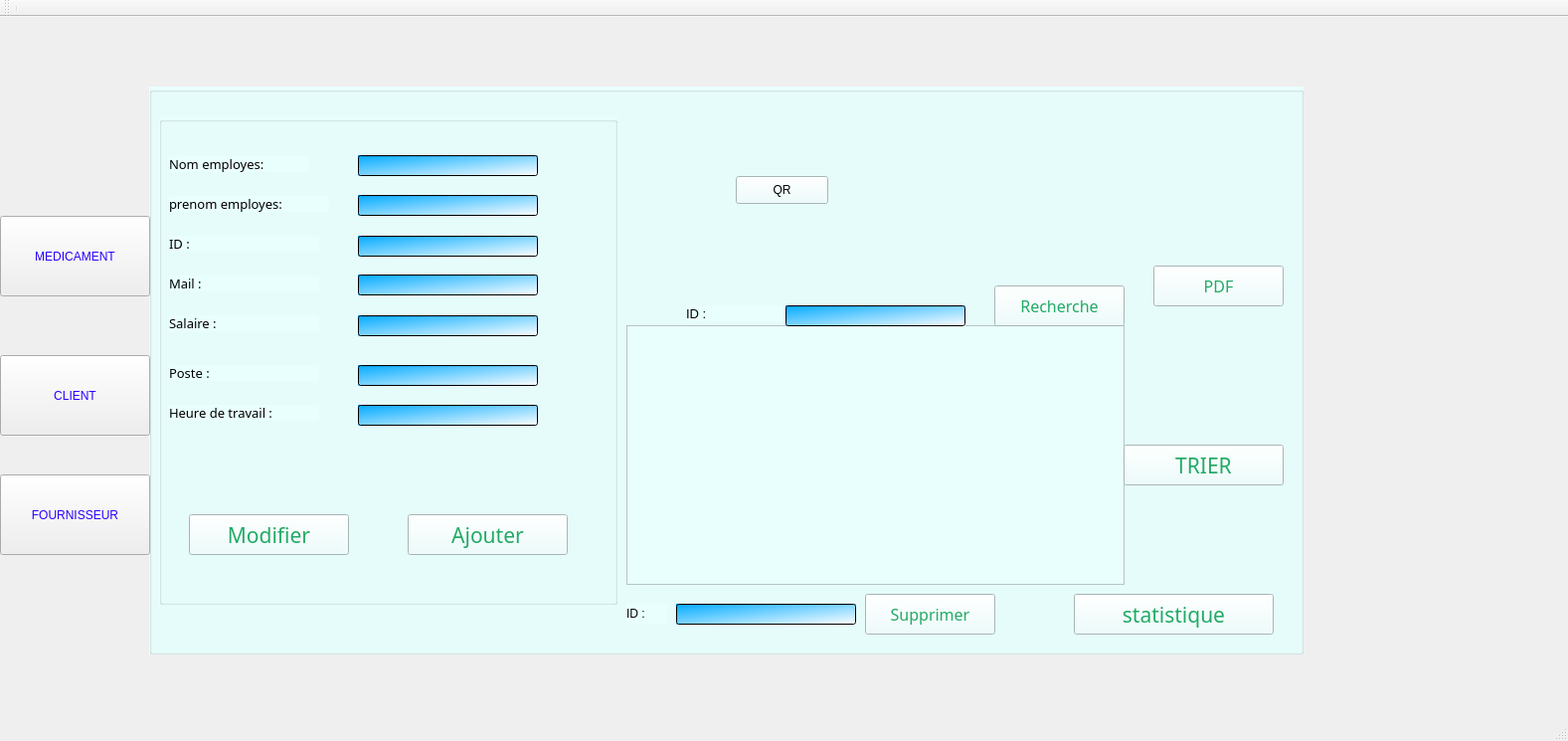
<?xml version="1.0" encoding="UTF-8"?>
<ui version="4.0">
 <class>MainWindow</class>
 <widget class="QMainWindow" name="MainWindow">
  <property name="geometry">
   <rect>
    <x>0</x>
    <y>0</y>
    <width>1577</width>
    <height>745</height>
   </rect>
  </property>
  <property name="windowTitle">
   <string>Gestion des Sponsors</string>
  </property>
  <widget class="QWidget" name="centralWidget">
   <widget class="QGroupBox" name="groupBox_3">
    <property name="geometry">
     <rect>
      <x>150</x>
      <y>70</y>
      <width>1161</width>
      <height>571</height>
     </rect>
    </property>
    <property name="styleSheet">
     <string notr="true">background-color: rgb(255, 255, 238);
background-color: rgb(233, 255, 254);</string>
    </property>
    <property name="title">
     <string/>
    </property>
    <widget class="QTableView" name="tab_employes">
     <property name="geometry">
      <rect>
       <x>480</x>
       <y>240</y>
       <width>501</width>
       <height>261</height>
      </rect>
     </property>
     <property name="styleSheet">
      <string notr="true"/>
     </property>
    </widget>
    <widget class="QGroupBox" name="groupBox">
     <property name="geometry">
      <rect>
       <x>10</x>
       <y>30</y>
       <width>461</width>
       <height>491</height>
      </rect>
     </property>
     <property name="styleSheet">
      <string notr="true"/>
     </property>
     <property name="title">
      <string/>
     </property>
     <widget class="QLabel" name="label_ID">
      <property name="geometry">
       <rect>
        <x>10</x>
        <y>40</y>
        <width>141</width>
        <height>16</height>
       </rect>
      </property>
      <property name="font">
       <font>
        <family>OCR A Extended</family>
        <pointsize>10</pointsize>
       </font>
      </property>
      <property name="text">
       <string>Nom employes:</string>
      </property>
     </widget>
     <widget class="QLabel" name="label_Nom">
      <property name="geometry">
       <rect>
        <x>10</x>
        <y>80</y>
        <width>161</width>
        <height>16</height>
       </rect>
      </property>
      <property name="font">
       <font>
        <family>OCR A Extended</family>
        <pointsize>10</pointsize>
       </font>
      </property>
      <property name="text">
       <string>prenom employes:</string>
      </property>
     </widget>
     <widget class="QLabel" name="label_Adr">
      <property name="geometry">
       <rect>
        <x>10</x>
        <y>120</y>
        <width>151</width>
        <height>16</height>
       </rect>
      </property>
      <property name="font">
       <font>
        <family>OCR A Extended</family>
        <pointsize>10</pointsize>
       </font>
      </property>
      <property name="text">
       <string>ID :</string>
      </property>
     </widget>
     <widget class="QLineEdit" name="lineEdit_nomE">
      <property name="geometry">
       <rect>
        <x>200</x>
        <y>39</y>
        <width>181</width>
        <height>21</height>
       </rect>
      </property>
      <property name="styleSheet">
       <string notr="true">border-color: qconicalgradient(cx:0.5, cy:0.5, angle:0, stop:0 rgba(35, 40, 3, 255), stop:0.16 rgba(136, 106, 22, 255), stop:0.225 rgba(166, 140, 41, 255), stop:0.285 rgba(204, 181, 74, 255), stop:0.345 rgba(235, 219, 102, 255), stop:0.415 rgba(245, 236, 112, 255), stop:0.52 rgba(209, 190, 76, 255), stop:0.57 rgba(187, 156, 51, 255), stop:0.635 rgba(168, 142, 42, 255), stop:0.695 rgba(202, 174, 68, 255), stop:0.75 rgba(218, 202, 86, 255), stop:0.815 rgba(208, 187, 73, 255), stop:0.88 rgba(187, 156, 51, 255), stop:0.935 rgba(137, 108, 26, 255), stop:1 rgba(35, 40, 3, 255));
background-color: qlineargradient(spread:pad, x1:0, y1:0, x2:1, y2:1, stop:0 rgba(0, 170, 255, 255), stop:1 rgba(255, 255, 255, 255));</string>
      </property>
     </widget>
     <widget class="QLineEdit" name="lineEdit_PrenomE">
      <property name="geometry">
       <rect>
        <x>200</x>
        <y>79</y>
        <width>181</width>
        <height>21</height>
       </rect>
      </property>
      <property name="styleSheet">
       <string notr="true">background-color: rgb(255, 255, 207);
background-color: qlineargradient(spread:pad, x1:0, y1:0, x2:1, y2:1, stop:0 rgba(0, 170, 255, 255), stop:1 rgba(255, 255, 255, 255));</string>
      </property>
      <property name="inputMethodHints">
       <set>Qt::ImhNone</set>
      </property>
     </widget>
     <widget class="QPushButton" name="pb_ajouter">
      <property name="geometry">
       <rect>
        <x>250</x>
        <y>400</y>
        <width>161</width>
        <height>41</height>
       </rect>
      </property>
      <property name="font">
       <font>
        <family>OCR A Extended</family>
        <pointsize>16</pointsize>
       </font>
      </property>
      <property name="autoFillBackground">
       <bool>false</bool>
      </property>
      <property name="styleSheet">
       <string notr="true">
color: rgb(35, 170, 102);
</string>
      </property>
      <property name="text">
       <string>Ajouter</string>
      </property>
     </widget>
     <widget class="QLabel" name="label_Adr_2">
      <property name="geometry">
       <rect>
        <x>10</x>
        <y>160</y>
        <width>151</width>
        <height>16</height>
       </rect>
      </property>
      <property name="font">
       <font>
        <family>OCR A Extended</family>
        <pointsize>10</pointsize>
       </font>
      </property>
      <property name="text">
       <string>Mail :</string>
      </property>
     </widget>
     <widget class="QLineEdit" name="lineEdit_mail">
      <property name="geometry">
       <rect>
        <x>200</x>
        <y>159</y>
        <width>181</width>
        <height>21</height>
       </rect>
      </property>
      <property name="styleSheet">
       <string notr="true">background-color: qlineargradient(spread:pad, x1:0, y1:0, x2:1, y2:1, stop:0 rgba(0, 170, 255, 255), stop:1 rgba(255, 255, 255, 255));</string>
      </property>
     </widget>
     <widget class="QPushButton" name="pb_modifier">
      <property name="geometry">
       <rect>
        <x>30</x>
        <y>400</y>
        <width>161</width>
        <height>41</height>
       </rect>
      </property>
      <property name="font">
       <font>
        <family>OCR A Extended</family>
        <pointsize>16</pointsize>
       </font>
      </property>
      <property name="autoFillBackground">
       <bool>false</bool>
      </property>
      <property name="styleSheet">
       <string notr="true">
color: rgb(35, 170, 102);
</string>
      </property>
      <property name="text">
       <string>Modifier</string>
      </property>
     </widget>
     <widget class="QPushButton" name="pushButton_2">
      <property name="geometry">
       <rect>
        <x>520</x>
        <y>210</y>
        <width>181</width>
        <height>31</height>
       </rect>
      </property>
      <property name="text">
       <string>Séléctionnez une image</string>
      </property>
     </widget>
     <widget class="QLabel" name="label_img_2">
      <property name="geometry">
       <rect>
        <x>540</x>
        <y>250</y>
        <width>161</width>
        <height>161</height>
       </rect>
      </property>
      <property name="styleSheet">
       <string notr="true">capacity:10%;</string>
      </property>
      <property name="text">
       <string/>
      </property>
     </widget>
     <widget class="QLineEdit" name="lineEdit_salaire">
      <property name="geometry">
       <rect>
        <x>200</x>
        <y>200</y>
        <width>181</width>
        <height>21</height>
       </rect>
      </property>
      <property name="styleSheet">
       <string notr="true">background-color: qlineargradient(spread:pad, x1:0, y1:0, x2:1, y2:1, stop:0 rgba(0, 170, 255, 255), stop:1 rgba(255, 255, 255, 255));</string>
      </property>
     </widget>
     <widget class="QLabel" name="label_Adr_3">
      <property name="geometry">
       <rect>
        <x>10</x>
        <y>200</y>
        <width>151</width>
        <height>16</height>
       </rect>
      </property>
      <property name="font">
       <font>
        <family>OCR A Extended</family>
        <pointsize>10</pointsize>
       </font>
      </property>
      <property name="text">
       <string>Salaire :</string>
      </property>
     </widget>
     <widget class="QLabel" name="label_Adr_4">
      <property name="geometry">
       <rect>
        <x>10</x>
        <y>290</y>
        <width>151</width>
        <height>16</height>
       </rect>
      </property>
      <property name="font">
       <font>
        <family>OCR A Extended</family>
        <pointsize>10</pointsize>
       </font>
      </property>
      <property name="text">
       <string>Heure de travail : </string>
      </property>
     </widget>
     <widget class="QLabel" name="label_Adr_5">
      <property name="geometry">
       <rect>
        <x>10</x>
        <y>250</y>
        <width>151</width>
        <height>16</height>
       </rect>
      </property>
      <property name="font">
       <font>
        <family>OCR A Extended</family>
        <pointsize>10</pointsize>
       </font>
      </property>
      <property name="text">
       <string>Poste :</string>
      </property>
     </widget>
     <widget class="QLineEdit" name="lineEdit_poste">
      <property name="geometry">
       <rect>
        <x>200</x>
        <y>250</y>
        <width>181</width>
        <height>21</height>
       </rect>
      </property>
      <property name="styleSheet">
       <string notr="true">background-color: qlineargradient(spread:pad, x1:0, y1:0, x2:1, y2:1, stop:0 rgba(0, 170, 255, 255), stop:1 rgba(255, 255, 255, 255));</string>
      </property>
     </widget>
     <widget class="QLineEdit" name="lineEdit_HDT">
      <property name="geometry">
       <rect>
        <x>200</x>
        <y>290</y>
        <width>181</width>
        <height>21</height>
       </rect>
      </property>
      <property name="styleSheet">
       <string notr="true">background-color: qlineargradient(spread:pad, x1:0, y1:0, x2:1, y2:1, stop:0 rgba(0, 170, 255, 255), stop:1 rgba(255, 255, 255, 255));</string>
      </property>
     </widget>
     <widget class="QLineEdit" name="lineEdit_ID">
      <property name="geometry">
       <rect>
        <x>200</x>
        <y>120</y>
        <width>181</width>
        <height>21</height>
       </rect>
      </property>
      <property name="styleSheet">
       <string notr="true">background-color: rgb(255, 255, 207);
background-color: qlineargradient(spread:pad, x1:0, y1:0, x2:1, y2:1, stop:0 rgba(0, 170, 255, 255), stop:1 rgba(255, 255, 255, 255));</string>
      </property>
      <property name="inputMethodHints">
       <set>Qt::ImhNone</set>
      </property>
     </widget>
    </widget>
    <widget class="QLineEdit" name="lineEdit_id_sup">
     <property name="geometry">
      <rect>
       <x>530</x>
       <y>520</y>
       <width>181</width>
       <height>21</height>
      </rect>
     </property>
     <property name="styleSheet">
      <string notr="true">background-color: qlineargradient(spread:pad, x1:0, y1:0, x2:1, y2:1, stop:0 rgba(0, 170, 255, 255), stop:1 rgba(255, 255, 255, 255));</string>
     </property>
     <property name="text">
      <string/>
     </property>
    </widget>
    <widget class="QPushButton" name="pb_supp">
     <property name="geometry">
      <rect>
       <x>720</x>
       <y>510</y>
       <width>131</width>
       <height>41</height>
      </rect>
     </property>
     <property name="font">
      <font>
       <family>OCR A Extended</family>
       <pointsize>12</pointsize>
      </font>
     </property>
     <property name="styleSheet">
      <string notr="true">color: rgb(35, 170, 102);</string>
     </property>
     <property name="text">
      <string>Supprimer</string>
     </property>
    </widget>
    <widget class="QLabel" name="label">
     <property name="geometry">
      <rect>
       <x>480</x>
       <y>520</y>
       <width>41</width>
       <height>20</height>
      </rect>
     </property>
     <property name="font">
      <font>
       <pointsize>9</pointsize>
      </font>
     </property>
     <property name="text">
      <string>ID :</string>
     </property>
    </widget>
    <widget class="QLabel" name="label_recherche">
     <property name="geometry">
      <rect>
       <x>540</x>
       <y>220</y>
       <width>131</width>
       <height>16</height>
      </rect>
     </property>
     <property name="font">
      <font>
       <family>MS Shell Dlg 2</family>
       <pointsize>10</pointsize>
      </font>
     </property>
     <property name="text">
      <string>ID :</string>
     </property>
    </widget>
    <widget class="QLineEdit" name="lineEdit_recherche">
     <property name="geometry">
      <rect>
       <x>640</x>
       <y>220</y>
       <width>181</width>
       <height>21</height>
      </rect>
     </property>
     <property name="styleSheet">
      <string notr="true">border-color: qconicalgradient(cx:0.5, cy:0.5, angle:0, stop:0 rgba(35, 40, 3, 255), stop:0.16 rgba(136, 106, 22, 255), stop:0.225 rgba(166, 140, 41, 255), stop:0.285 rgba(204, 181, 74, 255), stop:0.345 rgba(235, 219, 102, 255), stop:0.415 rgba(245, 236, 112, 255), stop:0.52 rgba(209, 190, 76, 255), stop:0.57 rgba(187, 156, 51, 255), stop:0.635 rgba(168, 142, 42, 255), stop:0.695 rgba(202, 174, 68, 255), stop:0.75 rgba(218, 202, 86, 255), stop:0.815 rgba(208, 187, 73, 255), stop:0.88 rgba(187, 156, 51, 255), stop:0.935 rgba(137, 108, 26, 255), stop:1 rgba(35, 40, 3, 255));
background-color: qlineargradient(spread:pad, x1:0, y1:0, x2:1, y2:1, stop:0 rgba(0, 170, 255, 255), stop:1 rgba(255, 255, 255, 255));</string>
     </property>
    </widget>
    <widget class="QPushButton" name="pb_recherche">
     <property name="geometry">
      <rect>
       <x>850</x>
       <y>200</y>
       <width>131</width>
       <height>41</height>
      </rect>
     </property>
     <property name="font">
      <font>
       <family>OCR A Extended</family>
       <pointsize>12</pointsize>
      </font>
     </property>
     <property name="styleSheet">
      <string notr="true">color: rgb(216, 191, 0);
color: rgb(35, 170, 102);</string>
     </property>
     <property name="text">
      <string>Recherche</string>
     </property>
    </widget>
    <widget class="QPushButton" name="pb_trier">
     <property name="geometry">
      <rect>
       <x>980</x>
       <y>360</y>
       <width>161</width>
       <height>41</height>
      </rect>
     </property>
     <property name="font">
      <font>
       <family>OCR A Extended</family>
       <pointsize>16</pointsize>
      </font>
     </property>
     <property name="autoFillBackground">
      <bool>false</bool>
     </property>
     <property name="styleSheet">
      <string notr="true">
color: rgb(35, 170, 102);
</string>
     </property>
     <property name="text">
      <string>TRIER</string>
     </property>
    </widget>
    <widget class="QPushButton" name="pb_pdf">
     <property name="geometry">
      <rect>
       <x>1010</x>
       <y>180</y>
       <width>131</width>
       <height>41</height>
      </rect>
     </property>
     <property name="font">
      <font>
       <family>OCR A Extended</family>
       <pointsize>12</pointsize>
      </font>
     </property>
     <property name="styleSheet">
      <string notr="true">color: rgb(216, 191, 0);
color: rgb(35, 170, 102);</string>
     </property>
     <property name="text">
      <string>PDF</string>
     </property>
    </widget>
    <widget class="QPushButton" name="pb_showStatsButton">
     <property name="geometry">
      <rect>
       <x>930</x>
       <y>510</y>
       <width>201</width>
       <height>41</height>
      </rect>
     </property>
     <property name="font">
      <font>
       <family>OCR A Extended</family>
       <pointsize>16</pointsize>
      </font>
     </property>
     <property name="autoFillBackground">
      <bool>false</bool>
     </property>
     <property name="styleSheet">
      <string notr="true">
color: rgb(35, 170, 102);
</string>
     </property>
     <property name="text">
      <string>statistique</string>
     </property>
    </widget>
    <widget class="QPushButton" name="pb_qr">
     <property name="geometry">
      <rect>
       <x>590</x>
       <y>90</y>
       <width>93</width>
       <height>28</height>
      </rect>
     </property>
     <property name="text">
      <string>QR</string>
     </property>
    </widget>
   </widget>
   <widget class="QPushButton" name="pushButton_ToMedicament">
    <property name="geometry">
     <rect>
      <x>0</x>
      <y>200</y>
      <width>151</width>
      <height>81</height>
     </rect>
    </property>
    <property name="styleSheet">
     <string notr="true">color: rgb(42, 0, 255);</string>
    </property>
    <property name="text">
     <string>MEDICAMENT</string>
    </property>
   </widget>
   <widget class="QPushButton" name="pushButton_5">
    <property name="geometry">
     <rect>
      <x>0</x>
      <y>340</y>
      <width>151</width>
      <height>81</height>
     </rect>
    </property>
    <property name="styleSheet">
     <string notr="true">color: rgb(42, 0, 255);</string>
    </property>
    <property name="text">
     <string>CLIENT</string>
    </property>
   </widget>
   <widget class="QPushButton" name="pushButton_6">
    <property name="geometry">
     <rect>
      <x>0</x>
      <y>460</y>
      <width>151</width>
      <height>81</height>
     </rect>
    </property>
    <property name="styleSheet">
     <string notr="true">color: rgb(42, 0, 255);</string>
    </property>
    <property name="text">
     <string>FOURNISSEUR</string>
    </property>
   </widget>
  </widget>
  <widget class="QToolBar" name="mainToolBar">
   <attribute name="toolBarArea">
    <enum>TopToolBarArea</enum>
   </attribute>
   <attribute name="toolBarBreak">
    <bool>false</bool>
   </attribute>
   <addaction name="separator"/>
  </widget>
  <widget class="QStatusBar" name="statusBar"/>
  <action name="actionNew">
   <property name="icon">
    <iconset>
     <normaloff>../../design/new icon.png</normaloff>../../design/new icon.png</iconset>
   </property>
   <property name="text">
    <string>New</string>
   </property>
  </action>
  <action name="actionExit">
   <property name="icon">
    <iconset>
     <normaloff>../../design/close-icon.png</normaloff>../../design/close-icon.png</iconset>
   </property>
   <property name="text">
    <string>Exit</string>
   </property>
  </action>
  <action name="actionGen_rer_PDF">
   <property name="icon">
    <iconset>
     <normaloff>../../design/pdf_icon.png</normaloff>../../design/pdf_icon.png</iconset>
   </property>
   <property name="text">
    <string>Genérer PDF</string>
   </property>
  </action>
  <action name="actionStatistiques">
   <property name="icon">
    <iconset>
     <normaloff>../../design/stats.png</normaloff>../../design/stats.png</iconset>
   </property>
   <property name="text">
    <string>Statistiques</string>
   </property>
  </action>
 </widget>
 <layoutdefault spacing="6" margin="11"/>
 <resources/>
 <connections/>
</ui>
